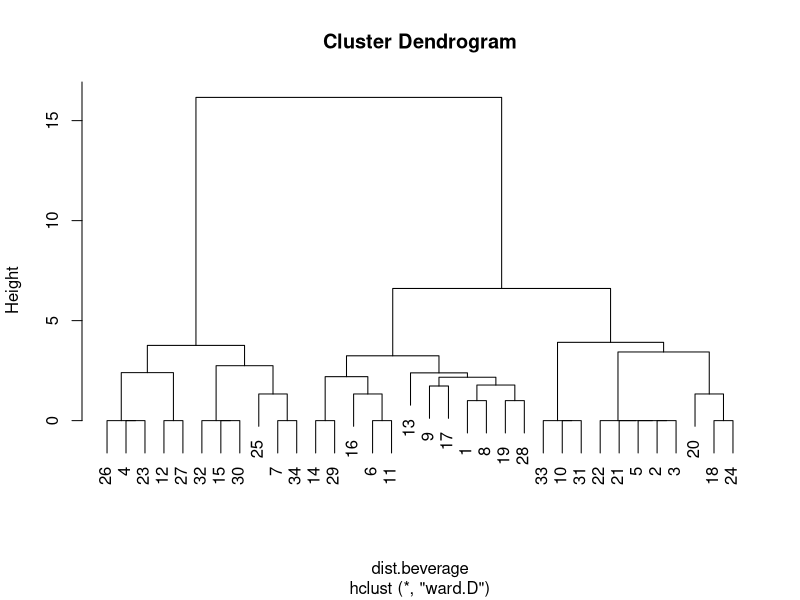
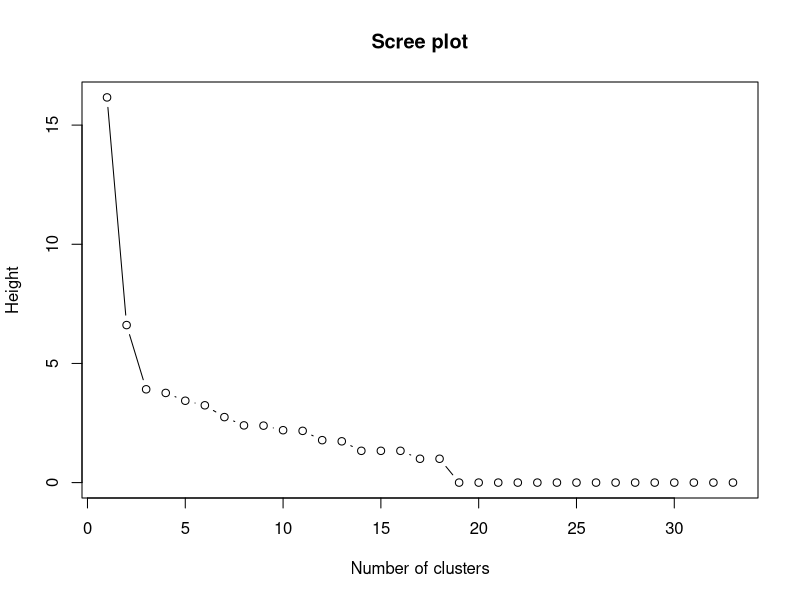
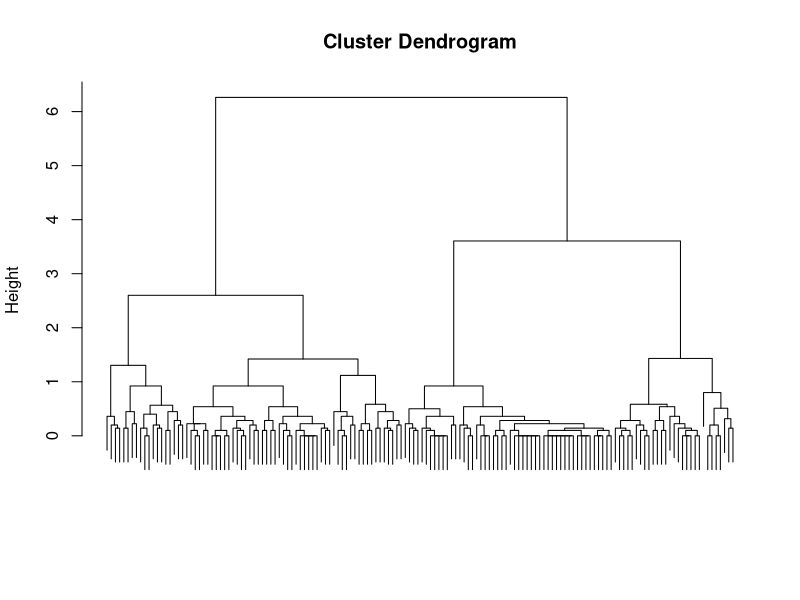
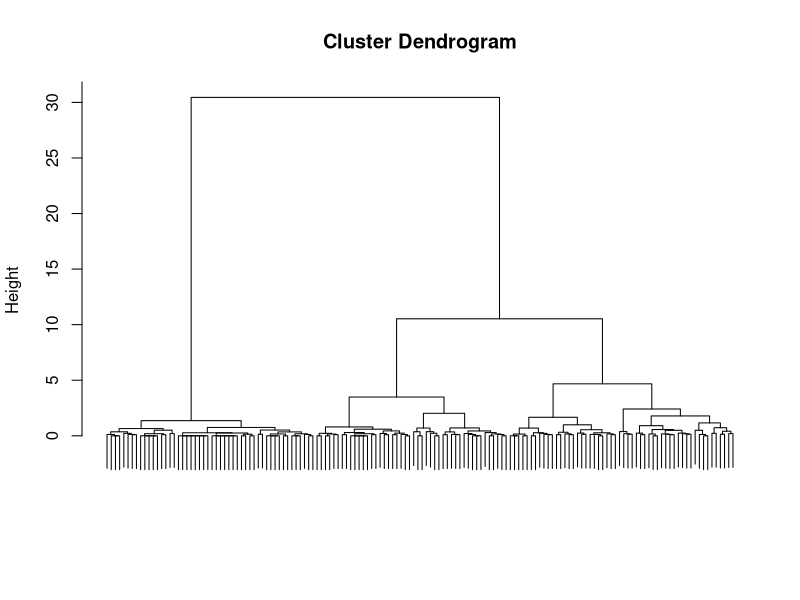

The R source for these figures, in order:
## ---- chunk 1
beverage.01 <- read.table("data/beverage.csv", header=T, sep=";")
## ---- chunk 2
head(beverage.01, n=4)
## ---- chunk 3
x <- c(1,2,3,NA,5,6,7)
summary(x)
## ---- chunk 4
dist.beverage <- dist(beverage.01[,2:9])
# по умолчанию используется евклидово расстояние
## ---- chunk 5
clust.beverage <- hclust(dist.beverage, "ward.D")
## ---- chunk 6
clust.beverage
## ---- chunk 7
plot(clust.beverage)
## ---- chunk 8
groups <- cutree(clust.beverage, k=3) 
groups
## ---- chunk 9
colMeans(beverage.01[groups==1, 2:9])*100 # 1-й кластер
colMeans(beverage.01[groups==2, 2:9])*100 # 2-й кластер
colMeans(beverage.01[groups==3, 2:9])*100 # 3-й кластер
## ---- chunk 10
names(clust.beverage)
## ---- chunk 11
clust.beverage$merge
## ---- chunk 12
clust.beverage$height
## ---- chunk 13
clust.beverage$order
## ---- chunk 14
# Метки классифицируемых объектов
clust.beverage$labels
# Метод вычисления расстояний между кластерами
clust.beverage$method
# Текст выполняемой команды
clust.beverage$call
# Метод вычисления расстояний между объектами
clust.beverage$dist.method
## ---- chunk 15
nclust <- seq(length(clust.beverage$height),1,-1)
plot(nclust, clust.beverage$height, type = "b",
     xlab = "Number of clusters", 
     ylab = "Height",
     main = "Scree plot")
## ---- chunk 16
str(iris)
## ---- chunk 17
clusters <- hclust(dist(iris[, 3:4]))
plot(clusters, xlab=NA, sub=NA, labels=FALSE)
## ---- chunk 18
cut <- cutree(clusters, 3)
table(cut, iris$Species)
## ---- chunk 19
clusters <- hclust(dist(iris[, 3:4]), method = 'ward.D2')
plot(clusters, xlab=NA, sub=NA, labels=FALSE)
## ---- chunk 20
cut <- cutree(clusters, 3)
table(cut, iris$Species)
